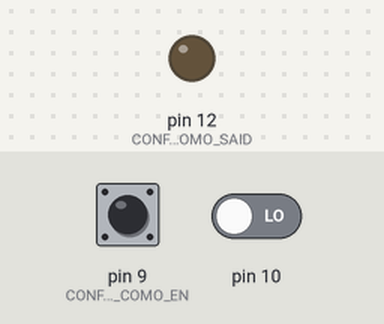
Bench run of a sketch on a simulated Arduino Uno, built with avr-gcc and run on an emulated ATmega328P. Shown: output pins drawn as LEDs (lit = HIGH). The inputs (shaded band) are chosen by the test bench; at power-on: pin 9 (CONFIGURA_O_BOTÃO_COMO_EN) LOW, pin 10 LOW.

Above: at 1.2 s.
1.3 s: pin 9 (CONFIGURA_O_BOTÃO_COMO_EN) pulled HIGH for 0.15 s
At 1.37 s:
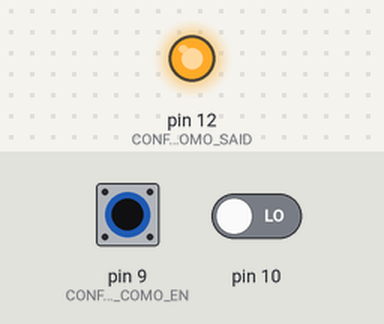
2.9 s: pin 9 (CONFIGURA_O_BOTÃO_COMO_EN) pulled HIGH for 3.2 s
At 7.5 s:
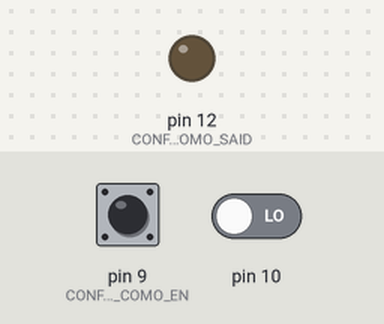
Timing chart, 0 to 9.0 s (numbered marks = the images above; inputs shaded):
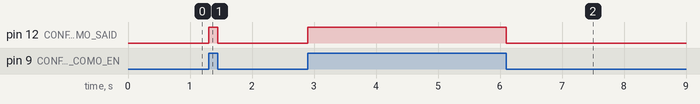

The sketch:

Acionando_bot_o.ino
```cpp
// Ligando com botão

void setup() {
  pinMode(9,INPUT); // CONFIGURA O BOTÃO COMO ENTRADA
  pinMode(12,OUTPUT); // CONFIGURA O LED COMO SAIDA
}

void loop() {
  // COMANDO PARA ACIONAMENTO DE BOTÃO
  if (digitalRead(9) == HIGH){ // SE O BOTÃO ESTIVER PRESSIONADO (HIGH)
    digitalWrite(12,HIGH); // LED ACENDE
  }
  else{
    digitalWrite(12,LOW);
  }

  if (digitalRead(10) == HIGH){
    digitalWrite(13,HIGH);
  }
  else{
    digitalWrite(13,LOW);
  }

}
```

Measured:
- after the input at 1.3 s, pin 12 (CONFIGURA_O_LED_COMO_SAID): LOW → HIGH at once, → LOW 0.15 s later
- after the input at 2.9 s, pin 12 (CONFIGURA_O_LED_COMO_SAID): LOW → HIGH at once, → LOW 3.2 s later
